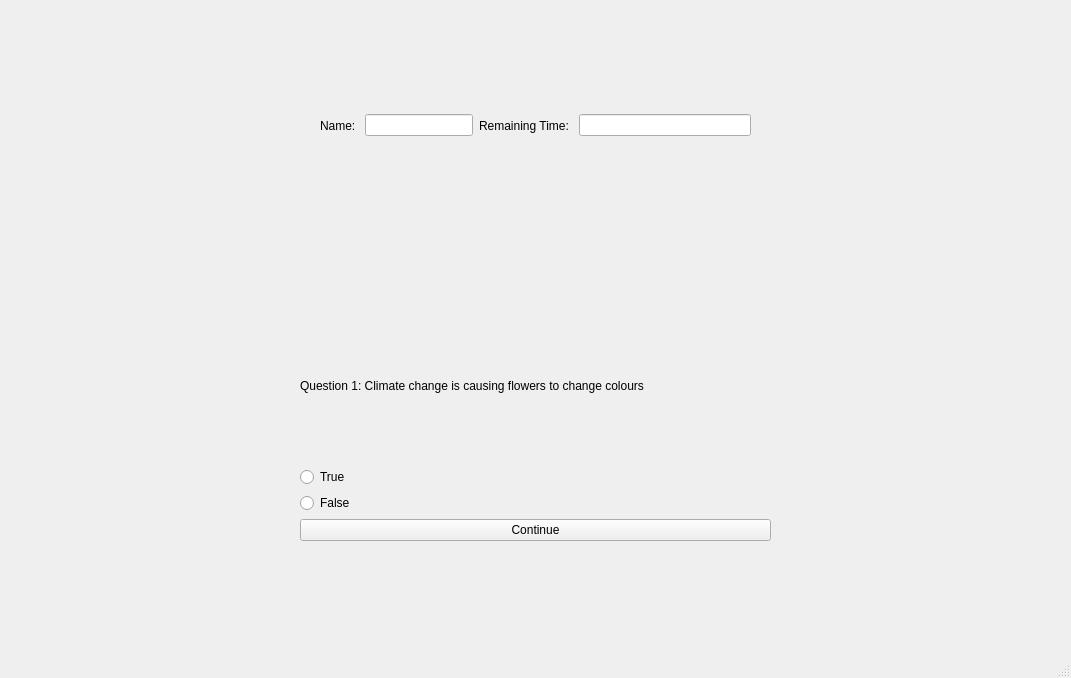
<?xml version="1.0" encoding="UTF-8"?>
<ui version="4.0">
 <class>ques1</class>
 <widget class="QMainWindow" name="ques1">
  <property name="geometry">
   <rect>
    <x>0</x>
    <y>0</y>
    <width>1071</width>
    <height>678</height>
   </rect>
  </property>
  <property name="windowTitle">
   <string>Question 1</string>
  </property>
  <widget class="QWidget" name="centralwidget">
   <widget class="QWidget" name="verticalLayoutWidget">
    <property name="geometry">
     <rect>
      <x>300</x>
      <y>310</y>
      <width>471</width>
      <height>231</height>
     </rect>
    </property>
    <layout class="QVBoxLayout" name="verticalLayout">
     <item>
      <widget class="QLabel" name="label">
       <property name="text">
        <string>Question 1: Climate change is causing flowers to change colours</string>
       </property>
      </widget>
     </item>
     <item>
      <widget class="QRadioButton" name="R1">
       <property name="text">
        <string>True</string>
       </property>
      </widget>
     </item>
     <item>
      <widget class="QRadioButton" name="R2">
       <property name="text">
        <string>False</string>
       </property>
      </widget>
     </item>
     <item>
      <widget class="QPushButton" name="B1">
       <property name="text">
        <string>Continue</string>
       </property>
      </widget>
     </item>
    </layout>
   </widget>
   <widget class="QWidget" name="horizontalLayoutWidget">
    <property name="geometry">
     <rect>
      <x>320</x>
      <y>70</y>
      <width>431</width>
      <height>111</height>
     </rect>
    </property>
    <layout class="QHBoxLayout" name="horizontalLayout">
     <item>
      <widget class="QLabel" name="label_3">
       <property name="text">
        <string>Name: </string>
       </property>
      </widget>
     </item>
     <item>
      <widget class="QLineEdit" name="T1">
       <property name="sizePolicy">
        <sizepolicy hsizetype="Preferred" vsizetype="Fixed">
         <horstretch>0</horstretch>
         <verstretch>0</verstretch>
        </sizepolicy>
       </property>
      </widget>
     </item>
     <item>
      <widget class="QLabel" name="label_4">
       <property name="text">
        <string>Remaining Time: </string>
       </property>
      </widget>
     </item>
     <item>
      <widget class="QLineEdit" name="T2"/>
     </item>
    </layout>
   </widget>
  </widget>
  <widget class="QMenuBar" name="menubar">
   <property name="geometry">
    <rect>
     <x>0</x>
     <y>0</y>
     <width>1071</width>
     <height>26</height>
    </rect>
   </property>
  </widget>
  <widget class="QStatusBar" name="statusbar"/>
 </widget>
 <resources/>
 <connections/>
</ui>
